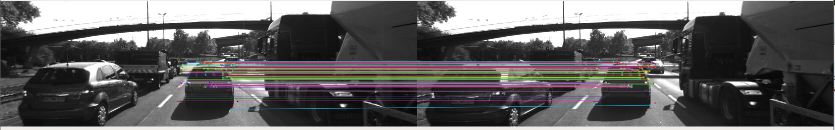
//> input picture images/Detector(SHITOMASI)_Descriptor(BRISK).PNG, 1669 x 259 px, given in place of 0000000000.png, which was not available (shown at 1/2 size)
$ ./MidTermProject_Camera_Student   (built with g++ and OpenCV 4)
//> lines starting //> are read from the running program, lines starting //| are printed output that depends on the picture; pictures that were not available may be replaced by others from this repository, and a replacement may not be noted
### src/matching2D.hpp
#ifndef matching2D_hpp
#define matching2D_hpp

#include <stdio.h>
#include <iostream>
#include <sstream>
#include <iomanip>
#include <vector>
#include <cmath>
#include <limits>

#include <opencv2/core.hpp>
#include <opencv2/highgui/highgui.hpp>
#include <opencv2/imgproc/imgproc.hpp>
#include <opencv2/features2d.hpp>
#include <opencv2/xfeatures2d.hpp>
#include <opencv2/xfeatures2d/nonfree.hpp>

#include "dataStructures.h"


void detKeypointsHarris(std::vector<cv::KeyPoint> &keypoints, cv::Mat &img, bool bVis=false);
void detKeypointsShiTomasi(std::vector<cv::KeyPoint> &keypoints, cv::Mat &img, bool bVis=false);
void detKeypointsModern(std::vector<cv::KeyPoint> &keypoints, cv::Mat &img, std::string detectorType, bool bVis=false);
void descKeypoints(std::vector<cv::KeyPoint> &keypoints, cv::Mat &img, cv::Mat &descriptors, std::string descriptorType, double& ttt);
void matchDescriptors(std::vector<cv::KeyPoint> &kPtsSource, std::vector<cv::KeyPoint> &kPtsRef, cv::Mat &descSource, cv::Mat &descRef,
                      std::vector<cv::DMatch> &matches, std::string descriptorType, std::string matcherType, std::string selectorType);

#endif /* matching2D_hpp */

### src/dataStructures.h
#ifndef dataStructures_h
#define dataStructures_h

#include <vector>
#include <opencv2/core.hpp>


struct DataFrame { // represents the available sensor information at the same time instance

    cv::Mat cameraImg; // camera image

    std::vector<cv::KeyPoint> keypoints; // 2D keypoints within camera image
    cv::Mat descriptors; // keypoint descriptors
    std::vector<cv::DMatch> kptMatches; // keypoint matches between previous and current frame
};


template<typename T>
struct Buffer {
    public:
    int size;
    int loc;
    std::vector<T> buffer;
    // [15 lines left out: functions Buffer, get, push, not called in this run]
};


#endif /* dataStructures_h */

### src/matching2D_Student.cpp
/* Code completed by Arvin.Emadi@Gmail.com*/
/* Original uncompleted code from udacity - link of github at the readme*/
#include <numeric>
#include "matching2D.hpp"
using namespace std;

// Find best matches for keypoints in two camera images based on several matching methods
void matchDescriptors(std::vector<cv::KeyPoint> &kPtsSource, std::vector<cv::KeyPoint> &kPtsRef, cv::Mat &descSource, cv::Mat &descRef,
                      std::vector<cv::DMatch> &matches, std::string descriptorType, std::string matcherType, std::string selectorType)
{
    // configure matcher
    bool crossCheck = false;
    cv::Ptr<cv::DescriptorMatcher> matcher;
    if (matcherType.compare("MAT_BF") == 0)
    {
        int normType = cv::NORM_HAMMING;
        if(descriptorType.compare("DES_HOG") == 0)
        {
            normType = cv::NORM_L2;
        }
        matcher = cv::BFMatcher::create(normType, crossCheck);
    }
    else if (matcherType.compare("MAT_FLANN") == 0)
    {
        if (descSource.type() != CV_32F)
        {// Know openCV bug workaround
            descSource.convertTo(descSource, CV_32F);
            descRef.convertTo(descRef, CV_32F);
        }
        matcher = cv::DescriptorMatcher::create(cv::DescriptorMatcher::FLANNBASED);
    }
    // perform matching task
    double t = (double)cv::getTickCount();
    if (selectorType.compare("SEL_NN") == 0)
    { // nearest neighbor (best match)
        matcher->match(descSource, descRef, matches); // Finds the best match for each descriptor in desc1
        t = ((double)cv::getTickCount() - t) / cv::getTickFrequency();
        cout<<" NN with n = " << matches.size() << " done in " << 1000 * t / 1.0 << " ms" << endl;
    }
    else if (selectorType.compare("SEL_KNN") == 0)
    { // k nearest neighbors (k=2)
        vector<vector<cv::DMatch>> knn_matches;
        matcher->knnMatch(descSource, descRef, knn_matches, 2); //find the best two
        t = ((double)cv::getTickCount() - t) / cv::getTickFrequency();
        cout<<" KNN with n = " << knn_matches.size() << " done in " << 1000 * t / 1.0 << " ms" << endl;

        double minDescRatio = 0.8;
        for (auto it = knn_matches.begin(); it != knn_matches.end(); it++)
        {
            if((*it)[0].distance < minDescRatio * (*it)[1].distance)
                matches.push_back((*it)[0]);
        }
        cout << " # of keypoints removed = " << knn_matches.size() - matches.size() << endl;
    }
}

// Use one of several types of state-of-art descriptors to uniquely identify keypoints
void descKeypoints(vector<cv::KeyPoint> &keypoints, cv::Mat &img, cv::Mat &descriptors, string descriptorType, double& ttt)
{
    // select appropriate descriptor
    cv::Ptr<cv::DescriptorExtractor> extractor;

    // BRIEF, ORB, FREAK, AKAZE, SIFT
    if (descriptorType.compare("BRISK") == 0)
    {

        int threshold = 30;        // FAST/AGAST detection threshold score.
        int octaves = 3;           // detection octaves (use 0 to do single scale)
        float patternScale = 1.0f; // apply this scale to the pattern used for sampling the neighbourhood of a keypoint.

        extractor = cv::BRISK::create(threshold, octaves, patternScale);
    }
    else if (descriptorType.compare("BRIEF") == 0)
    {

        extractor = cv::xfeatures2d::BriefDescriptorExtractor::create();
    }
    else if (descriptorType.compare("ORB") == 0)
    {

        extractor = cv::ORB::create();
    }
    else if (descriptorType.compare("FREAK") == 0)
    {

        extractor = cv::xfeatures2d::FREAK::create();
    }
    else if (descriptorType.compare("AKAZE") == 0)
    {
        extractor = cv::AKAZE::create();
        //extractor = cv::KAZE::create(cv::AKAZE::DESCRIPTOR_MLDB, 0, 1, 0.001f, 3, 3, cv::KAZE::DIFF_PM_G2);
    }
    else if (descriptorType.compare("SIFT") == 0)
    {

        extractor = cv::xfeatures2d::SIFT::create();
    }

    // perform feature description
    double t = (double)cv::getTickCount();
    cout << "HERE" << endl;
    extractor->compute(img, keypoints, descriptors);
    cout << "HERE2" << endl;
    t = ((double)cv::getTickCount() - t) / cv::getTickFrequency();
    ttt = t;
    cout << descriptorType << " descriptor extraction in " << 1000 * t / 1.0 << " ms" << endl;
}

// Detect keypoints in image using the traditional Shi-Thomasi detector
// [39 lines left out: function detKeypointsShiTomasi, not called in this run]


// Detect keypoints in image using the classic Harris detector
void detKeypointsHarris(vector<cv::KeyPoint> &keypoints, cv::Mat &img, bool bVis)
{
    // compute detector parameters based on image size
    int blockSize = 2;       //  size of an average block for computing a derivative covariation matrix over each pixel neighborhood
    int apertureSize = 3;
    int minResponse = 100;
    double maxOverlap = 0.0; // max. permissible overlap between two features in %
    double k = 0.04;

    // Apply corner detection
    double t = (double)cv::getTickCount();
    vector<cv::Point2f> corners;

    cv::Mat dst, dst_norm, dst_norm_scaled;
    dst = cv::Mat::zeros(img.size(), CV_32FC1);
    cv::cornerHarris(img, dst, blockSize, apertureSize, k, cv::BORDER_DEFAULT);
    cv::normalize(dst, dst_norm, 0, 255, cv::NORM_MINMAX, CV_32FC1, cv::Mat());
    cv::convertScaleAbs(dst_norm, dst_norm_scaled);

    // manual algorithm to show the principle of overlap and nonmax suppression - can also use openCV built in
    // add corners to result vector
    for(int j = 0; j < dst_norm.rows; j++)
    {
        for(int i = 0; i < dst_norm.cols; i++)
        {
            int response = (int)dst_norm.at<float>(j, i);
            if(response > minResponse)
            {//only points over the threshold
                cv::KeyPoint newKeyPoint;
                newKeyPoint.pt = cv::Point2f(i, j);
                newKeyPoint.size = 2 * apertureSize;
                newKeyPoint.response = response;

                //Doing non-max Suppresion in the local area near the key-point
                bool bOverlap = false;
                for (auto it = keypoints.begin(); it != keypoints.end(); it++)
                {
                    double kptOverlap = cv::KeyPoint::overlap(newKeyPoint, *it);
                    if(kptOverlap > maxOverlap)
                    {
                        bOverlap = true;
                        if(newKeyPoint.response > (*it).response)
                        {
                            *it = newKeyPoint;
                            break;
                        }
                    }
                }
                if(!bOverlap)
                {
                    keypoints.push_back(newKeyPoint);
                }
            }
        }
    }
    t = ((double)cv::getTickCount() - t) / cv::getTickFrequency();
    cout << "Harris detection with n=" << keypoints.size() << " keypoints in " << 1000 * t / 1.0 << " ms" << endl;

    // visualize results
    if (bVis)
    {
        cv::Mat visImage = img.clone();
        cv::drawKeypoints(img, keypoints, visImage, cv::Scalar::all(-1), cv::DrawMatchesFlags::DRAW_RICH_KEYPOINTS);
        string windowName = "Harris Corner Detector Results";
        cv::namedWindow(windowName, 6);
        imshow(windowName, visImage);
        cv::waitKey(0);
    }
}


// [63 lines left out: function detKeypointsModern, not called in this run]

### src/MidTermProject_Camera_Student.cpp
/* Code completed by Arvin.Emadi@Gmail.com*/
/* Original uncompleted code from udacity - link of github at the readme*/
/* INCLUDES FOR THIS PROJECT */
#include <iostream>
#include <fstream>
#include <sstream>
#include <iomanip>
#include <vector>
#include <cmath>
#include <limits>
#include <opencv2/core.hpp>
#include <opencv2/highgui/highgui.hpp>
#include <opencv2/imgproc/imgproc.hpp>
#include <opencv2/features2d.hpp>
#include <opencv2/xfeatures2d.hpp>
#include <opencv2/xfeatures2d/nonfree.hpp>

#include "dataStructures.h"
#include "matching2D.hpp"

using namespace std;

/* MAIN PROGRAM */
int main(int argc, const char *argv[])
{

    /* INIT VARIABLES AND DATA STRUCTURES */

    // data location
    string dataPath = "../";

    // camera
    string imgBasePath = dataPath + "images/";
    string imgPrefix = "KITTI/2011_09_26/image_00/data/000000"; // left camera, color
    string imgFileType = ".png";
    int imgStartIndex = 0; // first file index to load (assumes Lidar and camera names have identical naming convention)
    int imgEndIndex = 9;   // last file index to load
    int imgFillWidth = 4;  // no. of digits which make up the file index (e.g. img-0001.png)

    // misc
    int dataBufferSize = 2;       // no. of images which are held in memory (ring buffer) at the same time
    vector<DataFrame> dataBuffer; // list of data frames which are held in memory at the same time
    bool bVis = false;            // visualize results
    //Buffer<DataFrame> dataBuffer = new Buffer (dataBufferSize);
    dataBuffer.resize(dataBufferSize);
    int buf_loc = -1;
    int buf_size = 0;

    //defining some vecotrs to store performance for analysis and comparison of various methods
    vector<int> result_num_keypoints_in_ROI;
    vector<int> result_num_matched_keypoints;
    vector<double> result_detection_time;
    vector<double> result_extraction_time;

    /* MAIN LOOP OVER ALL IMAGES */
    for (size_t imgIndex = 0; imgIndex <= imgEndIndex - imgStartIndex; imgIndex++)
    {
        /* LOAD IMAGE INTO BUFFER */

        // assemble filenames for current index
        ostringstream imgNumber;
        imgNumber << setfill('0') << setw(imgFillWidth) << imgStartIndex + imgIndex;
        string imgFullFilename = imgBasePath + imgPrefix + imgNumber.str() + imgFileType;

        // load image from file and convert to grayscale
        cv::Mat img, imgGray;
        img = cv::imread(imgFullFilename);
//> img is the input picture: 259 rows x 1669 cols, CV_8UC3; mean B, G, R 95.5, 95.3, 97.1
        cv::cvtColor(img, imgGray, cv::COLOR_BGR2GRAY);
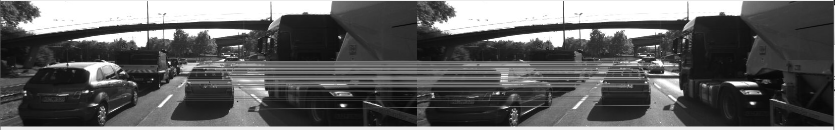
//> imgGray: 259 rows x 1669 cols, CV_8UC1 (shown at 1/2 size); min 0, max 255, mean 95.9

        //// TASK MP.1 -> ring buffer of size dataBufferSize

        // push image into data frame buffer
        DataFrame frame;
        frame.cameraImg = imgGray;
        buf_loc = (buf_loc + 1) % dataBufferSize;
        dataBuffer[buf_loc] = frame;

        buf_size++;

        cout << "#1 : LOAD IMAGE INTO BUFFER done" << endl;

        /* DETECT IMAGE KEYPOINTS */
        // extract 2D keypoints from current image
        vector<cv::KeyPoint> keypoints; // create empty feature list for current image
        string detectorType = "HARRIS";

        //// add the following keypoint detectors in file matching2D.cpp and enable string-based selection based on detectorType
        //// -> HARRIS, FAST, BRISK, ORB, AKAZE, SIFT

        //Aproximate timing so that we dont repeat in everyfunction
        double tt = (double)cv::getTickCount();
        if (detectorType.compare("SHITOMASI") == 0)
        {
            detKeypointsShiTomasi(keypoints, imgGray, false);
        }
        else if (detectorType.compare("HARRIS") == 0)
        {
            detKeypointsHarris(keypoints, imgGray, false);
//> in detKeypointsHarris, `cv::cornerHarris(img, dst, blockSize, apertureSize, k, cv::BORDER_DEFA..`:
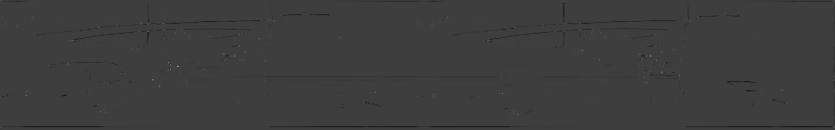
//> dst: 259 rows x 1669 cols, CV_32FC1 (shown at 1/2 size); min -0.025, max 0.0773, mean -0.000184; drawn with min black and max white
//> after the loop in detKeypointsHarris, `for(int j = 0; j < dst_norm.rows; j++)`: keypoints = 69 keypoints; strongest (x, y, size): (355, 132, 6), (1323, 144, 6), (1358, 150, 6), (340, 138, 6)
        }
        else
        {
            detKeypointsModern(keypoints, imgGray, detectorType,false);
        }
        tt = ((double)cv::getTickCount() - tt) / cv::getTickFrequency();
        cout << "Approximate detection time (including function calls) is : " << 1000 * tt / 1.0 << " msec" << endl;
        result_detection_time.push_back(1000 * tt / 1.0);

        // only keep keypoints on the preceding vehicle
        vector<cv::KeyPoint> filtered_keypoints;
        bool bFocusOnVehicle = true;
        cv::Rect vehicleRect(535, 180, 180, 150);
        if (bFocusOnVehicle)
        {
            for(auto kpt : keypoints)
            {
                if(vehicleRect.contains(kpt.pt))
                    filtered_keypoints.push_back(kpt);
            }
//> this loop made 69 passes
//> kpt on passes 1 to 12: keypoint at (1127, 3), size 6, keypoint at (1394, 34), size 6, keypoint at (894, 36), size 6, keypoint at (539, 40), size 6, keypoint at (547, 42), size 6, keypoint at (282, 47), size 6, keypoint at (325, 46), size 6, keypoint at (1130, 46), size 6, keypoint at (294, 47), size 6, keypoint at (1114, 47), size 6, keypoint at (235, 50), size 6, keypoint at (197, 55), size 6
//> after the loop, filtered_keypoints = 0 keypoints
            keypoints = filtered_keypoints;
//> keypoints = 0 keypoints
        }
        cout << "# of keypoint in ROI is " << keypoints.size() << endl;
//| # of keypoint in ROI is 0
        result_num_keypoints_in_ROI.push_back(keypoints.size());
//> result_num_keypoints_in_ROI = [0]

        // limit number of keypoints (helpful for debugging and learning)
        bool bLimitKpts = false;
        if (bLimitKpts)
        {
            int maxKeypoints = 50;

            if (detectorType.compare("SHITOMASI") == 0)
            { // there is no response info, so keep the first 50 as they are sorted in descending quality order
                keypoints.erase(keypoints.begin() + maxKeypoints, keypoints.end());
            }
            cv::KeyPointsFilter::retainBest(keypoints, maxKeypoints);
            cout << " NOTE: Keypoints have been limited!" << endl;
        }

        dataBuffer[buf_loc].keypoints = keypoints;
        cout << "#2 : DETECT KEYPOINTS done" << endl;

        /* EXTRACT KEYPOINT DESCRIPTORS */
        //// -> BRIEF, ORB, FREAK, AKAZE, SIFT
        cv::Mat descriptors;
        string descriptorType = "BRIEF"; // BRIEF, ORB, FREAK, AKAZE, SIFT
        //Approximate Extraction time that includes function call - estimated to be 0.03msec additional
        double ttt = 0;
        descKeypoints((dataBuffer[buf_loc]).keypoints, (dataBuffer[buf_loc]).cameraImg, descriptors, descriptorType, ttt);
        cout << "Extraction time is : " << 1000 * ttt / 1.0 << " msec" << endl;
        result_extraction_time.push_back(1000 * ttt / 1.0);
        dataBuffer[buf_loc].descriptors = descriptors;

        cout << "#3 : EXTRACT DESCRIPTORS done" << endl;

        if (buf_size > 1)
        {
            /* MATCH KEYPOINT DESCRIPTORS */
            vector<cv::DMatch> matches;
            string matcherType = "MAT_BF";        // MAT_BF, MAT_FLANN
            string descriptorType = "DES_HOG"; // DES_BINARY, DES_HOG
            string selectorType = "SEL_KNN";       // SEL_NN, SEL_KNN

            //// add FLANN matching in file matching2D.cpp
            //// add KNN match selection and perform descriptor distance ratio filtering with t=0.8 in file matching2D.cpp

            int preIndex = (buf_loc - 1 + dataBufferSize) % dataBufferSize;
            matchDescriptors((dataBuffer[preIndex]).keypoints, (dataBuffer[buf_loc]).keypoints,
                             (dataBuffer[preIndex]).descriptors, (dataBuffer[buf_loc]).descriptors,
                             matches, descriptorType, matcherType, selectorType);

            // store matches in current data frame
            (dataBuffer[buf_loc]).kptMatches = matches;

            cout << "#4 : MATCH KEYPOINT DESCRIPTORS done" << endl;
            cout << "# of matched keypoints is " << matches.size() << endl;
            result_num_matched_keypoints.push_back(matches.size());

            // visualize matches between current and previous image
            bVis = true;
            if (bVis)
            {
                int preIndex = (buf_loc - 1 + dataBufferSize) % dataBufferSize;
                cv::Mat matchImg = ((dataBuffer[buf_loc]).cameraImg).clone();
                cv::drawMatches((dataBuffer[preIndex]).cameraImg, (dataBuffer[preIndex]).keypoints,
                                (dataBuffer[buf_loc]).cameraImg, (dataBuffer[buf_loc]).keypoints,
                                matches, matchImg,
                                cv::Scalar::all(-1), cv::Scalar::all(-1),
                                vector<char>(), cv::DrawMatchesFlags::DRAW_RICH_KEYPOINTS);

                string windowName = "Matching keypoints between two camera images";
                cv::namedWindow(windowName, 7);
                cv::imshow(windowName, matchImg);
                cout << "Press key to continue to next image" << endl;
                cv::waitKey(0); // wait for key to be pressed
            }
            bVis = false;
        }

    } // eof loop over all images
//> pass 2 of the loop `for (size_t imgIndex = 0; imgIndex <= imgEndIndex - imgStartIndex; img..`:
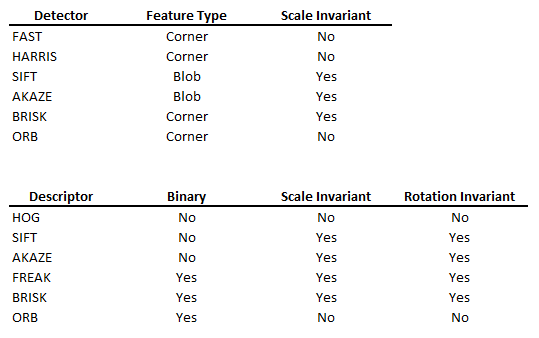
//> input picture images/Table_Detector_Descriptor.PNG, 539 x 338 px, given in place of 0000000001.png, which was not available
//> img is the input picture: 338 rows x 539 cols, CV_8UC3; mean B, G, R 245.7, 245.7, 245.8
//> imgGray: 338 rows x 539 cols, CV_8UC1
//> in detKeypointsHarris (call 2), `cv::cornerHarris(img, dst, blockSize, apertureSize, k, cv::BORDER_DEFA..`:
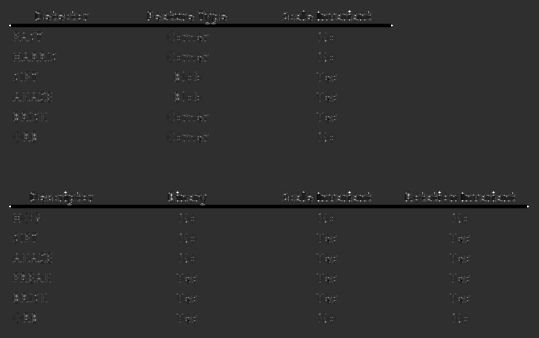
//> dst: 338 rows x 539 cols, CV_32FC1; min -0.04, max 0.175, mean -0.000226; drawn with min black and max white
//> dst_norm: 338 rows x 539 cols, CV_32FC1
//> dst_norm_scaled: 338 rows x 539 cols, CV_8UC1
//> after the loop in detKeypointsHarris (call 2), `for(int j = 0; j < dst_norm.rows; j++)`: keypoints = 193 keypoints; strongest (x, y, size): (10, 25, 6), (391, 25, 6), (10, 206, 6), (527, 206, 6)
//> the loop `for(auto kpt : keypoints)` made 193 passes
//> kpt on passes 1 to 3: keypoint at (303, 11), size 6, keypoint at (349, 11), size 6, keypoint at (48, 15), size 6
//> `keypoints = filtered_keypoints;`: keypoints = 0 keypoints
//| # of keypoint in ROI is 0
//> result_num_keypoints_in_ROI = [0, 0]
//> `cv::imshow(windowName, matchImg);`:
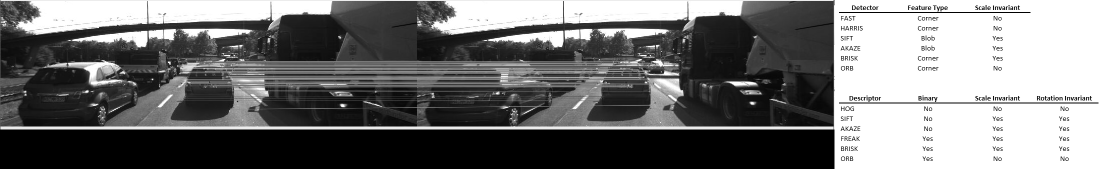
//> window 'Matching keypoints between two': 338 rows x 2208 cols, CV_8UC3 (shown at 1/2 size); min 0, max 255, mean 115.5
//> (the run ends here: the program stops with an error, at `cv::cvtColor(img, imgGray, cv::COLOR_BGR2GRAY);`)
